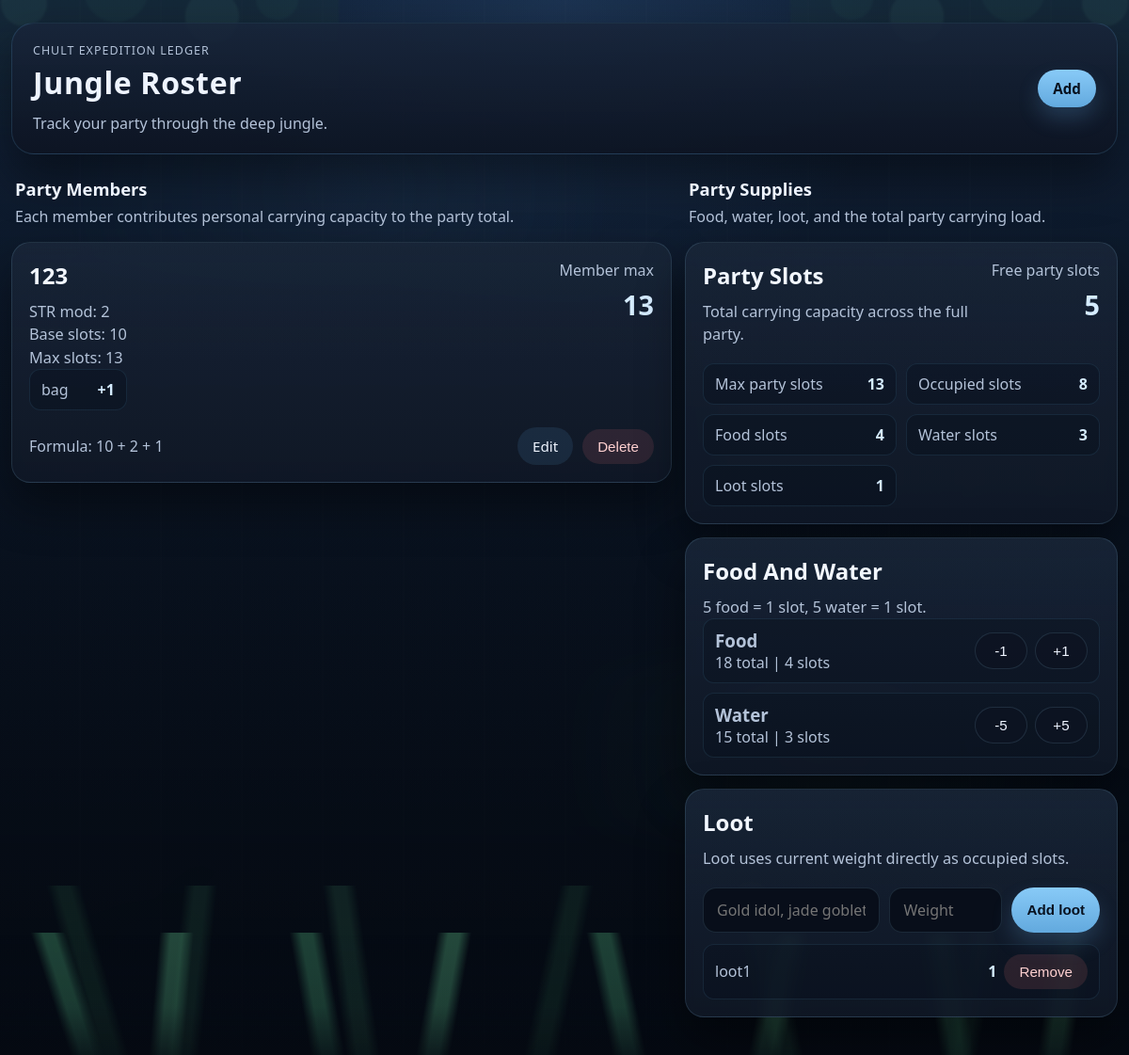
The page / on the database its author committed.
### tables this page shows
CREATE TABLE members (
            id INTEGER PRIMARY KEY AUTOINCREMENT,
            name TEXT NOT NULL,
            str_mod INTEGER NOT NULL DEFAULT 0,
            max_slots INTEGER NOT NULL DEFAULT 0,
            used_slots INTEGER NOT NULL DEFAULT 0
        );

CREATE TABLE extra_slots (
            id INTEGER PRIMARY KEY AUTOINCREMENT,
            member_id INTEGER NOT NULL,
            name TEXT NOT NULL,
            amount INTEGER NOT NULL DEFAULT 0,
            FOREIGN KEY (member_id) REFERENCES members (id) ON DELETE CASCADE
        );

CREATE TABLE party_supplies (
            id INTEGER PRIMARY KEY CHECK (id = 1),
            food INTEGER NOT NULL DEFAULT 0,
            water INTEGER NOT NULL DEFAULT 0
        );

CREATE TABLE loot_items (
            id INTEGER PRIMARY KEY AUTOINCREMENT,
            name TEXT NOT NULL,
            amount INTEGER NOT NULL DEFAULT 0
        );

### app.py (the view)
@app.route("/")
def index() -> str:
    rows = get_db().execute(
        """
        SELECT
            m.id,
            m.name,
            m.str_mod,
            COALESCE(SUM(e.amount), 0) AS extra_slots_total
        FROM members AS m
        LEFT JOIN extra_slots AS e ON e.member_id = m.id
        GROUP BY m.id, m.name, m.str_mod
        ORDER BY m.id DESC
        """
    ).fetchall()
    members = []
    for row in rows:
        extra_slots = get_member_extra_slots(row["id"])
        member_max_slots = BASE_SLOTS + row["str_mod"] + row["extra_slots_total"]
        members.append(
            {
                "id": row["id"],
                "name": row["name"],
                "str_mod": row["str_mod"],
                "extra_slots_total": row["extra_slots_total"],
                "max_slots": member_max_slots,
                "extra_slots": extra_slots,
            }
        )
    supplies = get_party_supplies()
    loot_items = get_loot_items()
    food_slots = slots_for_supply(supplies["food"])
    water_slots = slots_for_supply(supplies["water"])
    loot_slots = sum(item["amount"] for item in loot_items)
    max_party_slots = sum(member["max_slots"] for member in members)
    occupied_slots = food_slots + water_slots + loot_slots
    return render_template(
        "index.html",
        members=members,
        supplies=supplies,
        loot_items=loot_items,
        party_summary={
            "max_party_slots": max_party_slots,
            "occupied_slots": occupied_slots,
            "free_party_slots": max_party_slots - occupied_slots,
            "food_slots": food_slots,
            "water_slots": water_slots,
            "loot_slots": loot_slots,
        },
    )

### app.py (called while the page is built, shortened)
def get_db() -> sqlite3.Connection:
    if "db" not in g:
        g.db = sqlite3.connect(DATABASE)
        g.db.row_factory = sqlite3.Row
        g.db.execute("PRAGMA foreign_keys = ON")
    return g.db

def get_member_extra_slots(member_id: int) -> list[sqlite3.Row]:
    return get_db().execute(
        """
        SELECT id, name, amount
        FROM extra_slots
        WHERE member_id = ?
        ORDER BY id
        """,
        (member_id,),
    ).fetchall()

def get_party_supplies() -> sqlite3.Row:
    supplies = get_db().execute(
        "SELECT food, water FROM party_supplies WHERE id = 1"
    ).fetchone()
    return supplies

def get_loot_items() -> list[sqlite3.Row]:
    return get_db().execute(
        """
        SELECT id, name, amount
        FROM loot_items
        ORDER BY id DESC
        """
    ).fetchall()

def slots_for_supply(amount: int) -> int:
    if amount <= 0:
        return 0
    return (amount + 4) // 5

### templates/index.html (shortened to what this page needs)
{% extends "base.html" %}
{% block content %}
  <section class="page-layout">
    <div class="page-column members-column">
      <div class="section-intro">
        <h2>Party Members</h2>
        <p>Each member contributes personal carrying capacity to the party total.</p>
      </div>
      <section class="card-list">
        {% for member in members %}
          <article class="member-card">
            <div class="card-header">
              <div>
                <h2>{{ member["name"] }}</h2>
                <p>STR mod: {{ member["str_mod"] }}</p>
                <p>Base slots: 10</p>
                <p>Max slots: {{ member["max_slots"] }}</p>
                {% if member["extra_slots"] %}
                  <div class="extra-slot-summary">
                    {% for item in member["extra_slots"] %}
                      <div class="extra-slot-item">
                        <span>{{ item["name"] }}</span>
                        <strong>+{{ item["amount"] }}</strong>
                      </div>
                    {% endfor %}
                  </div>
                {% endif %}
              </div>
              <div class="slot-pill">
                <span>Member max</span>
                <strong>{{ member["max_slots"] }}</strong>
              </div>
            </div>
            <div class="card-footer">
              <span class="used-slots">Formula: 10 + {{ member["str_mod"] }} + {{ member["extra_slots_total"] }}</span>
              <div class="actions">
                <a href="{{ url_for('edit_member', member_id=member['id']) }}">Edit</a>
                <form action="{{ url_for('delete_member', member_id=member['id']) }}" method="post">
                  <button type="submit" onclick="return confirm('Delete this entry?');">Delete</button>
                </form>
              </div>
            </div>
          </article>
        {% else %}
          <div class="empty-state">
            <h2>No entries yet</h2>
            <p>Add your first character or expedition member to get started.</p>
          </div>
        {% endfor %}
      </section>
    </div>
    <aside class="page-column sidebar-column">
      <div class="section-intro">
        <h2>Party Supplies</h2>
        <p>Food, water, loot, and the total party carrying load.</p>
      </div>
      <section class="dashboard-stack">
        <article class="member-card summary-card">
          <div class="card-header">
            <div>
              <h2>Party Slots</h2>
              <p>Total carrying capacity across the full party.</p>
            </div>
            <div class="slot-pill">
              <span>Free party slots</span>
              <strong>{{ party_summary["free_party_slots"] }}</strong>
            </div>
          </div>
          <div class="summary-stats">
            <div class="summary-stat">
              <span>Max party slots</span>
              <strong>{{ party_summary["max_party_slots"] }}</strong>
            </div>
            <div class="summary-stat">
              <span>Occupied slots</span>
              <strong>{{ party_summary["occupied_slots"] }}</strong>
            </div>
            <div class="summary-stat">
              <span>Food slots</span>
              <strong>{{ party_summary["food_slots"] }}</strong>
            </div>
            <div class="summary-stat">
              <span>Water slots</span>
              <strong>{{ party_summary["water_slots"] }}</strong>
            </div>
            <div class="summary-stat">
              <span>Loot slots</span>
              <strong>{{ party_summary["loot_slots"] }}</strong>
            </div>
          </div>
        </article>
        <article class="member-card resource-card">
          <div class="card-header">
            <div>
              <h2>Food And Water</h2>
              <p>5 food = 1 slot, 5 water = 1 slot.</p>
            </div>
          </div>
          <div class="resource-list">
            <div class="resource-row">
              <div>
                <h3>Food</h3>
                <p>{{ supplies["food"] }} total | {{ party_summary["food_slots"] }} slot{{ '' if party_summary["food_slots"] == 1 else 's' }}</p>
              </div>
              <div class="quick-actions">
                <form action="{{ url_for('update_supplies') }}" method="post">
                  <button type="submit">-1</button>
                </form>
                <form action="{{ url_for('update_supplies') }}" method="post">
                  <button type="submit">+1</button>
                </form>
              </div>
            </div>
            <div class="resource-row">
              <div>
                <h3>Water</h3>
                <p>{{ supplies["water"] }} total | {{ party_summary["water_slots"] }} slot{{ '' if party_summary["water_slots"] == 1 else 's' }}</p>
              </div>
              <div class="quick-actions">
                <form action="{{ url_for('update_supplies') }}" method="post">
                  <button type="submit">-5</button>
                </form>
                <form action="{{ url_for('update_supplies') }}" method="post">
                  <button type="submit">+5</button>
                </form>
              </div>
            </div>
          </div>
        </article>
        <article class="member-card loot-card-panel">
          <div class="card-header">
            <div>
              <h2>Loot</h2>
              <p>Loot uses current weight directly as occupied slots.</p>
            </div>
          </div>
          <form class="loot-form" action="{{ url_for('add_loot') }}" method="post">
            <input type="text" name="name" placeholder="Gold idol, jade goblet" required>
            <input type="number" name="amount" min="1" placeholder="Weight" required>
            <button class="primary-button" type="submit">Add loot</button>
          </form>
          <div class="extra-slot-summary loot-list">
            {% for item in loot_items %}
              <div class="extra-slot-item loot-item-row">
                <span>{{ item["name"] }}</span>
                <div class="loot-item-actions">
                  <strong>{{ item["amount"] }}</strong>
                  <form action="{{ url_for('delete_loot', loot_id=item['id']) }}" method="post">
                    <button type="submit">Remove</button>
                  </form>
                </div>
              </div>
            {% else %}
              <p class="muted-text">No loot tracked yet.</p>
            {% endfor %}
          </div>
        </article>
      </section>
    </aside>
  </section>
{% endblock %}

### templates/base.html (shortened to what this page needs)
<!doctype html>
<html lang="en">
  <head>
    <link rel="stylesheet" href="{{ url_for('static', filename='styles.css') }}">
  </head>
  <body>
    <div class="scene-backdrop" aria-hidden="true">
      <div class="mist mist-one"></div>
      <div class="mist mist-two"></div>
      <div class="canopy canopy-left"></div>
      <div class="canopy canopy-right"></div>
      <div class="dino dino-left"></div>
      <div class="grass grass-back"></div>
      <div class="grass grass-front"></div>
    </div>
    <div class="app-shell">
      <header class="topbar">
        <div class="title-group">
          <p class="eyebrow">Chult Expedition Ledger</p>
          <h1>Jungle Roster</h1>
          <p class="tagline">Track your party through the deep jungle.</p>
        </div>
        <a class="primary-button" href="{{ url_for('add_member') }}">Add</a>
      </header>
      <main>
        {% block content %}{% endblock %}
      </main>
    </div>
  </body>
</html>

### rows shown on the page
members: name "123", str_mod "2", max_slots "13", extra_slots_total "1"
extra_slots: name "bag", amount "1"
party_supplies: food "18", water "15"
loot_items: name "loot1", amount "1"

### other values the page prints
{{ party_summary["free_party_slots"] }} "5"
{{ party_summary["max_party_slots"] }} "13"
{{ party_summary["occupied_slots"] }} "8"
{{ party_summary["food_slots"] }} "4"
{{ party_summary["water_slots"] }} "3"
{{ party_summary["loot_slots"] }} "1"
{{ '' if party_summary["food_slots"] == 1 else 's' }} "s"
{{ '' if party_summary["water_slots"] == 1 else 's' }} "s"
